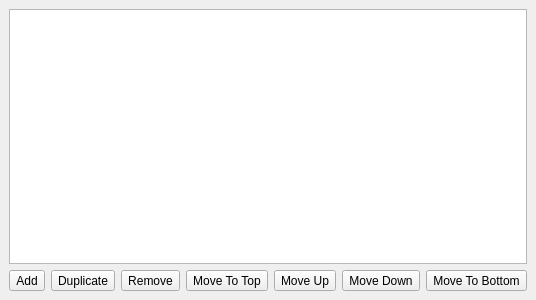
<?xml version="1.0" encoding="UTF-8"?>
<ui version="4.0">
 <class>dock_layers</class>
 <widget class="QDockWidget" name="dock_layers">
  <property name="geometry">
   <rect>
    <x>0</x>
    <y>0</y>
    <width>400</width>
    <height>300</height>
   </rect>
  </property>
  <property name="sizePolicy">
   <sizepolicy hsizetype="Preferred" vsizetype="Expanding">
    <horstretch>0</horstretch>
    <verstretch>0</verstretch>
   </sizepolicy>
  </property>
  <property name="windowIcon">
   <iconset theme="dialog-layers">
    <normaloff>.</normaloff>.</iconset>
  </property>
  <property name="windowTitle">
   <string>Layers</string>
  </property>
  <widget class="QWidget" name="dockWidgetContents">
   <layout class="QVBoxLayout" name="verticalLayout">
    <item>
     <widget class="glaxnimate::gui::LayerView" name="view_document_node">
      <property name="dragEnabled">
       <bool>true</bool>
      </property>
      <property name="dragDropMode">
       <enum>QAbstractItemView::InternalMove</enum>
      </property>
      <property name="selectionMode">
       <enum>QAbstractItemView::ExtendedSelection</enum>
      </property>
      <property name="autoExpandDelay">
       <number>500</number>
      </property>
      <attribute name="headerVisible">
       <bool>false</bool>
      </attribute>
      <attribute name="headerMinimumSectionSize">
       <number>32</number>
      </attribute>
      <attribute name="headerDefaultSectionSize">
       <number>32</number>
      </attribute>
      <attribute name="headerStretchLastSection">
       <bool>false</bool>
      </attribute>
     </widget>
    </item>
    <item>
     <layout class="QHBoxLayout" name="horizontalLayout">
      <item>
       <widget class="QToolButton" name="btn_layer_add">
        <property name="toolTip">
         <string>Add</string>
        </property>
        <property name="text">
         <string>Add</string>
        </property>
        <property name="icon">
         <iconset theme="layer-new">
          <normaloff>../../../../../../.designer/backup</normaloff>../../../../../../.designer/backup</iconset>
        </property>
       </widget>
      </item>
      <item>
       <widget class="QToolButton" name="btn_layer_duplicate">
        <property name="toolTip">
         <string>Duplicate</string>
        </property>
        <property name="text">
         <string>Duplicate</string>
        </property>
        <property name="icon">
         <iconset theme="layer-duplicate">
          <normaloff>../../../../../../.designer/backup</normaloff>../../../../../../.designer/backup</iconset>
        </property>
       </widget>
      </item>
      <item>
       <widget class="QToolButton" name="btn_layer_remove">
        <property name="toolTip">
         <string>Remove</string>
        </property>
        <property name="text">
         <string>Remove</string>
        </property>
        <property name="icon">
         <iconset theme="layer-delete">
          <normaloff>../../../../../../.designer/backup</normaloff>../../../../../../.designer/backup</iconset>
        </property>
       </widget>
      </item>
      <item>
       <spacer name="horizontalSpacer">
        <property name="orientation">
         <enum>Qt::Horizontal</enum>
        </property>
        <property name="sizeHint" stdset="0">
         <size>
          <width>40</width>
          <height>20</height>
         </size>
        </property>
       </spacer>
      </item>
      <item>
       <widget class="QToolButton" name="btn_layer_top">
        <property name="toolTip">
         <string>Move To Top</string>
        </property>
        <property name="text">
         <string>Move To Top</string>
        </property>
        <property name="icon">
         <iconset theme="layer-top">
          <normaloff>../../../../../../.designer/backup</normaloff>../../../../../../.designer/backup</iconset>
        </property>
       </widget>
      </item>
      <item>
       <widget class="QToolButton" name="btn_layer_up">
        <property name="toolTip">
         <string>Move Up</string>
        </property>
        <property name="text">
         <string>Move Up</string>
        </property>
        <property name="icon">
         <iconset theme="layer-raise">
          <normaloff>../../../../../../.designer/backup</normaloff>../../../../../../.designer/backup</iconset>
        </property>
       </widget>
      </item>
      <item>
       <widget class="QToolButton" name="btn_layer_down">
        <property name="toolTip">
         <string>Move Down</string>
        </property>
        <property name="text">
         <string>Move Down</string>
        </property>
        <property name="icon">
         <iconset theme="layer-lower">
          <normaloff>../../../../../../.designer/backup</normaloff>../../../../../../.designer/backup</iconset>
        </property>
       </widget>
      </item>
      <item>
       <widget class="QToolButton" name="btn_layer_bottom">
        <property name="toolTip">
         <string>Move To Bottom</string>
        </property>
        <property name="text">
         <string>Move To Bottom</string>
        </property>
        <property name="icon">
         <iconset theme="layer-bottom">
          <normaloff>../../../../../../.designer/backup</normaloff>../../../../../../.designer/backup</iconset>
        </property>
       </widget>
      </item>
     </layout>
    </item>
   </layout>
  </widget>
 </widget>
 <customwidgets>
  <customwidget>
   <class>glaxnimate::gui::LayerView</class>
   <extends>QTreeView</extends>
   <header>widgets/docks/layer_view.hpp</header>
  </customwidget>
 </customwidgets>
 <resources/>
 <connections/>
</ui>
